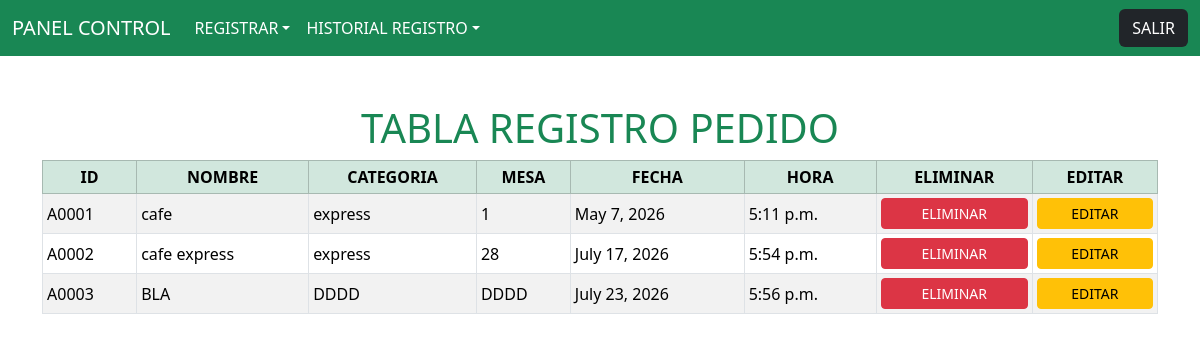
/enlace_tabla_pedido/ (signed in), run on the app's committed database.
### aplicacion/models.py (models this page shows, shortened)
class Tabla_Pedido(models.Model):
    Id_Pedido = models.CharField()
    Nombre_Pedido = models.CharField()
    Categoria_Pedido = models.CharField()
    Mesa_Pedido = models.CharField()
    Fecha_Pedido = models.DateField()
    Hora_Pedido = models.TimeField()

### aplicacion/views.py (the view)
# urls.py: path('enlace_tabla_pedido/' , views.enlace_tabla_pedido),
@login_requerido
def enlace_tabla_pedido(request):
    pedido = Tabla_Pedido.objects.all()
    return render(request , 'tabla_pedidos.html' , {
        'pedido' : pedido
    })

### aplicacion/views.py (called while the page is built)
def login_requerido(view_func):
    @wraps(view_func)
    def _wrapped_view(request, *args, **kwargs):
        if not request.session.get('usuario_logueado'):
            return redirect('/')  # Pon aquí la ruta de tu login si es distinta
        return view_func(request, *args, **kwargs)
    return _wrapped_view

### aplicacion/templates/tabla_pedidos.html
{% extends "barra_menu.html" %}
{% block contenedor %}
<div class="container my-5">
    <h1 class="text-center text-success">TABLA REGISTRO PEDIDO</h1>
    <div class="table-responsive">
        <table class="table table-sm table-striped table-bordered align-middle">
            <thead class="table-success text-center text-nowrap">
                <tr>
                    <th scope="col">ID</th>
                    <th scope="col">NOMBRE</th>
                    <th scope="col">CATEGORIA</th>
                    <th scope="col">MESA</th>
                    <th scope="col">FECHA</th>
                    <th scope="col">HORA</th>
                    <th scope="col">ELIMINAR</th>
                    <th scope="col">EDITAR</th>
                </tr>
            </thead>
            <tbody>
                {% for x in pedido %}
                    <tr>
                        <td scope="row">{{ x.Id_Pedido }}</td>
                        <td scope="row">{{ x.Nombre_Pedido }}</td>
                        <td scope="row">{{ x.Categoria_Pedido }}</td>
                        <td scope="row">{{ x.Mesa_Pedido }}</td>
                        <td scope="row">{{ x.Fecha_Pedido }}</td>
                        <td scope="row">{{ x.Hora_Pedido }}</td>
                        <td scope="row"><a href="logica_eliminar_pedido/{{ x.Id_Pedido }}" class="btn btn-danger btn-sm w-100">ELIMINAR</a></td>
                        <td scope="row"><a href="enlace_actualizar_pedido/{{ x.Id_Pedido }}" class="btn btn-warning btn-sm w-100">EDITAR</a></td>
                    </tr>
                {% endfor %}
            </tbody>
        </table>
    </div>
</div>
{% endblock contenedor %}

### data on the page
Tabla_Pedido: Id_Pedido "A0001", Nombre_Pedido "cafe", Categoria_Pedido "express", Mesa_Pedido "1", Fecha_Pedido "May 7, 2026", Hora_Pedido "5:11 p.m."
Tabla_Pedido: Id_Pedido "A0002", Nombre_Pedido "cafe express", Categoria_Pedido "express", Mesa_Pedido "28", Fecha_Pedido "July 17, 2026", Hora_Pedido "5:54 p.m."
Tabla_Pedido: Id_Pedido "A0003", Nombre_Pedido "BLA", Categoria_Pedido "DDDD", Mesa_Pedido "DDDD", Fecha_Pedido "July 23, 2026", Hora_Pedido "5:56 p.m."
